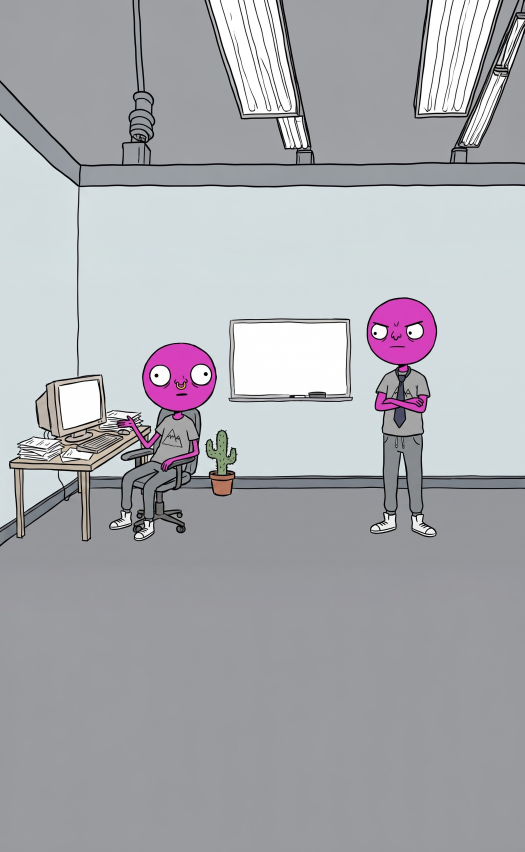
#> input picture herramientas/shorts/domingo/lleno/es_ofi_doble.jpg, 1574 x 2556 px (shown at 1/3 size); its folder holds 6 pictures in this run
$ python portadas.py
#> lines starting #> are read from the running program, lines starting #| are printed output that depends on the picture
"""Portadas verticales (1080x1920) para Reels/Shorts: un dibujo del vídeo a pantalla completa + título a mano.
El texto va dentro de la franja central 3:4 (y 240-1680), que es lo que enseña la cuadrícula del perfil de Instagram.

  python3 herramientas/shorts/portadas/portadas.py
"""
import os, random
from PIL import Image, ImageDraw, ImageFont, ImageFilter

AQUI = os.path.dirname(os.path.abspath(__file__))
SH = os.path.dirname(AQUI)
IMG = os.path.join(SH, '..', 'video', 'ejemplo_domingo', 'img')
LL = os.path.join(SH, 'domingo', 'lleno')
FUENTE = os.path.join(SH, 'ComingSoon.ttf')
W, H = 1080, 1920
COL = {'negro': (25, 25, 25), 'rojo': (214, 40, 40), 'verde': (30, 140, 60), 'blanco': (250, 250, 250)}


def fondo(lleno, dibujo, alto, s, cx, ly=0.0):
    """El dibujo pegado en su ampliación vertical y recortado a 9:16 (s = escala sobre el ancho, como en el montaje)."""
#> called with lleno = 'es_ofi_doble.jpg', dibujo = 'es_ofi_doble_b.jpg', alto = 3120, s = 1.45, cx = 0.55, ly = -0.2
    lien = Image.open(os.path.join(LL, lleno)).convert('RGB')
#> lien is the input picture: PIL image 1574x2556 RGB; mean R, G, B 170.8, 171.8, 176.5
    lien = lien.resize((1920, round(lien.height * 1920 / lien.width)), Image.LANCZOS)
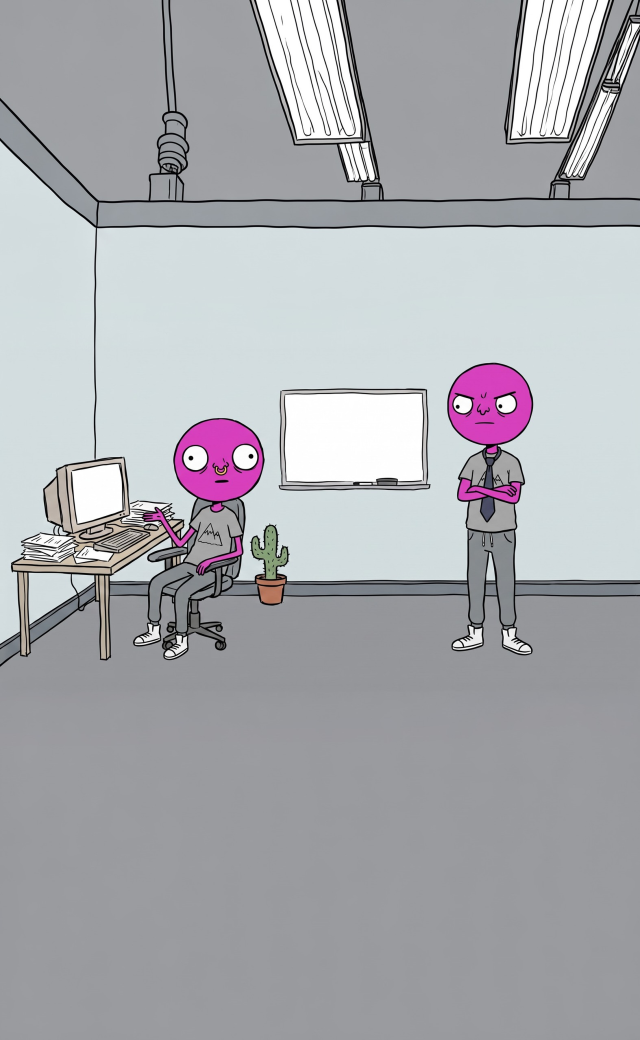
#> lien: PIL image 1920x3118 RGB (shown at 1/3 size); mean R, G, B 170.8, 171.8, 176.5
#> (the run stopped early here; a loop or call above may not have finished)
